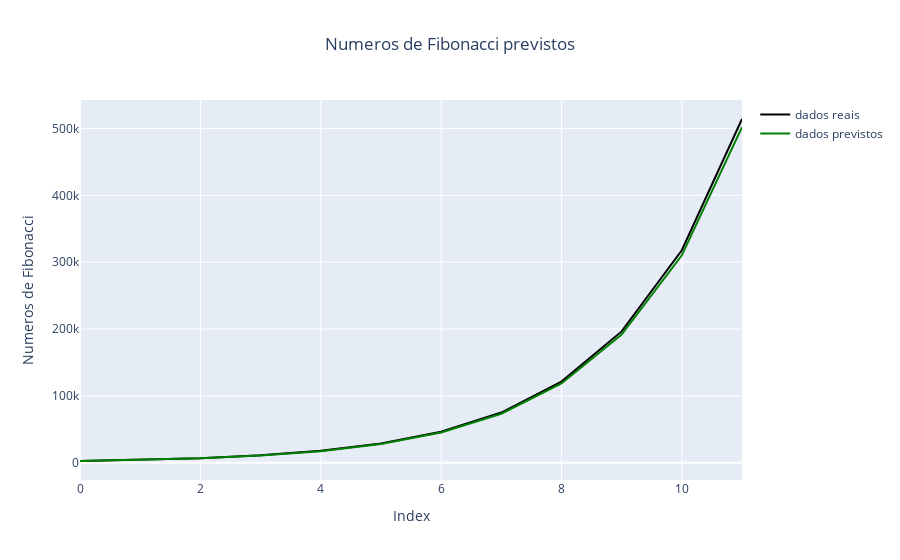

Source (notebook cell):
### Code cell
fig = go.Figure()

# Adicionando os dados reais
fig.add_trace(go.Scatter(y=y_teste, mode='lines', name='dados reais', line=dict(color='black')))

# Adicionando os dados previstos
fig.add_trace(go.Scatter(y=predict_next_fib_new, mode='lines', name='dados previstos', line=dict(color='green')))

# Configurando os títulos e rótulos dos eixos
fig.update_layout(title='Numeros de Fibonacci previstos', xaxis_title='Index', yaxis_title='Numeros de Fibonacci', title_x = .5)

fig.show()

### Figure 1 — Plotly figure (JSON) as saved in the notebook; plotly's stock layout.template omitted (floating-point values rounded to 4 significant figures)
{"data": [{"line": {"color": "black"}, "mode": "lines", "name": "dados reais", "type": "scatter", "y": [2584, 4181, 6765, 10946, 17711, 28657, 46368, 75025, 121393, 196418, 317811, 514229]}, {"line": {"color": "green"}, "mode": "lines", "name": "dados previstos", "type": "scatter", "y": [2516.0, 4078.0, 6604.0, 10690.0, 17290.0, 27980.0, 45260.0, 73240.0, 118500.0, 191700.0, 310200.0, 502000.0]}], "layout": {"title": {"text": "Numeros de Fibonacci previstos", "x": 0.5}, "xaxis": {"title": {"text": "Index"}}, "yaxis": {"title": {"text": "Numeros de Fibonacci"}}}}
